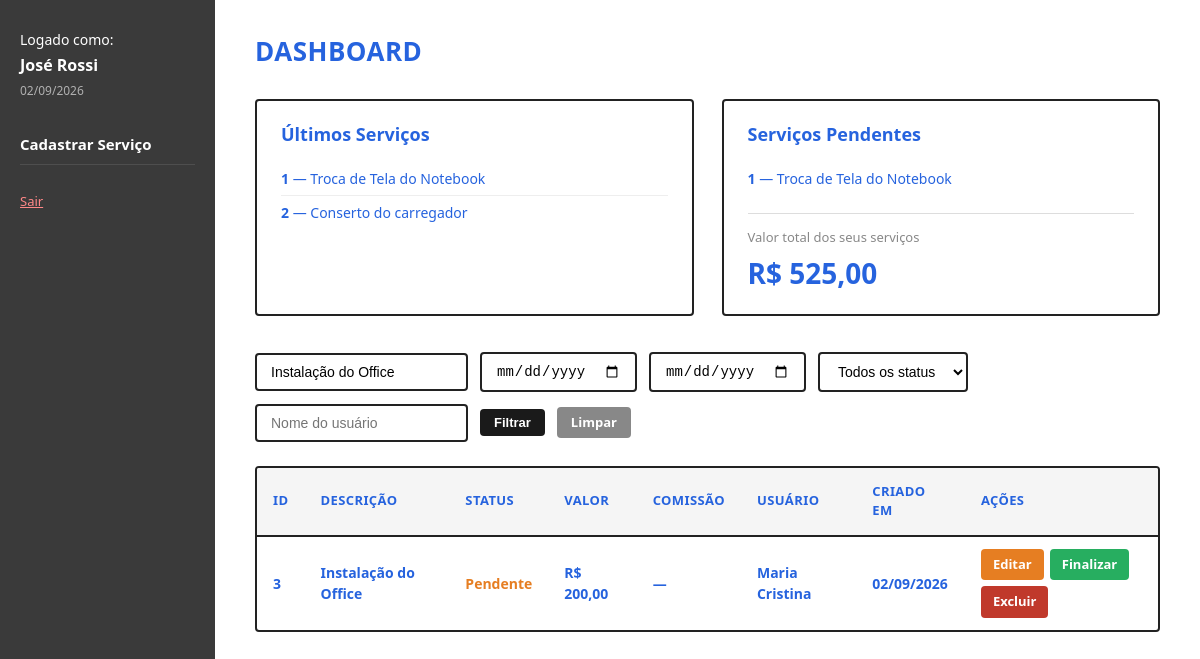
The page /dashboard.php?name=Instalação do Office (signed in) on the database its author committed.
### tables this page shows
CREATE TABLE IF NOT EXISTS `service` (
    `id_service`       BIGINT(20)     NOT NULL AUTO_INCREMENT,
    `description`      VARCHAR(45)    NOT NULL,
    `price`            DECIMAL(11,2)  NOT NULL,
    `created_at`       DATETIME       NOT NULL DEFAULT CURRENT_TIMESTAMP,
    `update_at`        DATETIME       NOT NULL DEFAULT CURRENT_TIMESTAMP ON UPDATE CURRENT_TIMESTAMP,
    `finished_at`      DATETIME                DEFAULT NULL,
    `commission_user`  DECIMAL(11,2)           DEFAULT NULL,
    `user_id_user`     BIGINT(20)     NOT NULL,
    PRIMARY KEY (`id_service`),
    CONSTRAINT `fk_service_user`
        FOREIGN KEY (`user_id_user`) REFERENCES `user` (`id_user`)
        ON DELETE CASCADE ON UPDATE CASCADE
);

CREATE TABLE IF NOT EXISTS `user` (
    `id_user`    BIGINT(20)    NOT NULL AUTO_INCREMENT,
    `name`       VARCHAR(150)  NOT NULL,
    `email`      VARCHAR(100)  NOT NULL UNIQUE,
    `password`   VARCHAR(45)   NOT NULL,         
    `created_at` DATETIME      NOT NULL DEFAULT CURRENT_TIMESTAMP,
    `update_at`  DATETIME      NOT NULL DEFAULT CURRENT_TIMESTAMP ON UPDATE CURRENT_TIMESTAMP,
    `ativo`      TINYINT(1)    NOT NULL DEFAULT 1,
    PRIMARY KEY (`id_user`)
);

### includes/functions.php (called while the page is built, shortened)
<?php
function sanitize(string $value): string
{
    return htmlspecialchars(strip_tags(trim($value)), ENT_QUOTES, 'UTF-8');
}
function formatMoney(float $value): string
{
    return 'R$ ' . number_format($value, 2, ',', '.');
}
function formatDate(?string $date): string
{
    return date('d/m/Y', strtotime($date));
}
function getStatus(?string $finishedAt): string
{
    return empty($finishedAt) ? 'Pendente' : 'Finalizado';
}

### dashboard.php (the view, shortened to what this page needs)
<?php
require_once 'includes/functions.php';
$conn = getConnection();
$filterName   = sanitize($_GET['name']    ?? '');
$filterUser   = sanitize($_GET['user']    ?? '');
$filterFrom   = sanitize($_GET['from']    ?? '');
$filterTo     = sanitize($_GET['to']      ?? '');
$where  = ' WHERE 1=1 ';
$params = [];
$types  = '';
if ($filterName) {
    $like    = '%' . $filterName . '%';
    $where  .= ' AND s.description LIKE ? ';
    $params[] = $like;
    $types   .= 's';
}
$sql = "SELECT s.*, u.name AS user_name, u.email AS user_email
        FROM service s
        INNER JOIN user u ON u.id_user = s.user_id_user
        {$where}
        ORDER BY s.created_at DESC";
$stmt = $conn->prepare($sql);
if ($params) {
    $stmt->bind_param($types, ...$params);
}
$stmt->execute();
$services = $stmt->get_result()->fetch_all(MYSQLI_ASSOC);
$stmtTotal = $conn->prepare(
    "SELECT COALESCE(SUM(price), 0) AS total
     FROM service WHERE user_id_user = ?"
);
$stmtTotal->bind_param('i', $_SESSION['user_id']);
$stmtTotal->execute();
$totalRow = $stmtTotal->get_result()->fetch_assoc();
$stmtLast = $conn->prepare(
    "SELECT id_service, description, finished_at
     FROM service WHERE user_id_user = ?
     ORDER BY created_at DESC LIMIT 5"
);
$stmtLast->bind_param('i', $_SESSION['user_id']);
$stmtLast->execute();
$lastServices = $stmtLast->get_result()->fetch_all(MYSQLI_ASSOC);
$stmtPend = $conn->prepare(
    "SELECT id_service, description
     FROM service WHERE user_id_user = ? AND finished_at IS NULL
     ORDER BY created_at DESC LIMIT 5"
);
$stmtPend->bind_param('i', $_SESSION['user_id']);
$stmtPend->execute();
$pendingServices = $stmtPend->get_result()->fetch_all(MYSQLI_ASSOC);
?>
<!DOCTYPE html>
<html lang="pt-BR">
<head>
    <link rel="stylesheet" href="assets/css/style.css">
</head>
<body>
<div class="layout">
    <aside class="sidebar">
        <div class="sidebar__user">
            Logado como:<br>
            <span><?= htmlspecialchars($_SESSION['user_name']) ?></span>
            <small style="display:block;opacity:.6;font-size:12px;margin-top:2px;">
                <?= date('d/m/Y') ?>
            </small>
        </div>
        <nav>
            <a href="service_new.php">Cadastrar Serviço</a>
        </nav>
        <div class="sidebar__logout">
            <a href="logout.php">Sair</a>
        </div>
    </aside>
    <main class="main">
        <h1>Dashboard</h1>
        <div class="summary-grid">
            <div class="summary-card">
                <h2>Últimos Serviços</h2>
                <?php if ($lastServices): ?>
                <ul>
                    <?php foreach ($lastServices as $ls): ?>
                    <li>
                        <strong><?= $ls['id_service'] ?></strong>
                        — <?= htmlspecialchars($ls['description']) ?>
                    </li>
                    <?php endforeach; ?>
                </ul>
                <?php else: ?>
                    <p style="color:var(--color-muted)">Nenhum serviço registrado.</p>
                <?php endif; ?>
            </div>
            <div class="summary-card">
                <h2>Serviços Pendentes</h2>
                <?php if ($pendingServices): ?>
                <ul>
                    <?php foreach ($pendingServices as $ps): ?>
                    <li>
                        <strong><?= $ps['id_service'] ?></strong>
                        — <?= htmlspecialchars($ps['description']) ?>
                    </li>
                    <?php endforeach; ?>
                </ul>
                <?php else: ?>
                    <p style="color:var(--color-muted)">Nenhum serviço pendente.</p>
                <?php endif; ?>
                <div style="margin-top:18px;border-top:1px solid #ddd;padding-top:14px;">
                    <div style="font-size:13px;color:var(--color-muted);margin-bottom:4px;">
                        Valor total dos seus serviços
                    </div>
                    <div class="summary-card__total">
                        <?= formatMoney((float)$totalRow['total']) ?>
                    </div>
                </div>
            </div>
        </div>
        <form method="GET" action="dashboard.php" class="filters">
            <input
                type="text"
                name="name"
                placeholder="Nome do serviço"
                value="<?= htmlspecialchars($filterName) ?>"
            >
            <input
                type="date"
                name="from"
                value="<?= htmlspecialchars($filterFrom) ?>"
                title="Data inicial"
            >
            <input
                type="date"
                name="to"
                value="<?= htmlspecialchars($filterTo) ?>"
                title="Data final"
            >
            <select name="status">
                <option value="">Todos os status</option>
            </select>
            <input
                type="text"
                name="user"
                placeholder="Nome do usuário"
                value="<?= htmlspecialchars($filterUser) ?>"
            >
            <button type="submit" class="btn btn--primary btn--sm">Filtrar</button>
            <a href="dashboard.php" class="btn btn--sm" style="background:#888;color:#fff;">Limpar</a>
        </form>
        <div class="table-wrap">
            <table>
                <thead>
                    <tr>
                        <th>ID</th>
                        <th>Descrição</th>
                        <th>Status</th>
                        <th>Valor</th>
                        <th>Comissão</th>
                        <th>Usuário</th>
                        <th>Criado em</th>
                        <th>Ações</th>
                    </tr>
                </thead>
                <tbody>
                <?php if ($services): ?>
                    <?php foreach ($services as $svc): ?>
                    <?php $status = getStatus($svc['finished_at']); ?>
                    <tr>
                        <td><?= $svc['id_service'] ?></td>
                        <td><?= htmlspecialchars($svc['description']) ?></td>
                        <td>
                            <span class="status-<?= strtolower($status) ?>">
                                <?= $status ?>
                            </span>
                        </td>
                        <td><?= formatMoney((float)$svc['price']) ?></td>
                        <td>
                            <?= $svc['commission_user']
                                ? formatMoney((float)$svc['commission_user'])
                                : '—' ?>
                        </td>
                        <td><?= htmlspecialchars($svc['user_name']) ?></td>
                        <td><?= formatDate($svc['created_at']) ?></td>
                        <td>
                            <div class="actions">
                                <a href="service_edit.php?id=<?= $svc['id_service'] ?>"
                                   class="btn btn--warn">Editar</a>
                                <?php if (!$svc['finished_at']): ?>
                                <a href="actions/finish_service.php?id=<?= $svc['id_service'] ?>"
                                   class="btn btn--ok js-confirm-finish">Finalizar</a>
                                <?php endif; ?>
                                <a href="actions/delete_service.php?id=<?= $svc['id_service'] ?>"
                                   class="btn btn--danger js-confirm-delete">Excluir</a>
                            </div>
                        </td>
                    </tr>
                    <?php endforeach; ?>
                <?php endif; ?>
                </tbody>
            </table>
        </div>
    </main>
</div>
</body>
</html>

### assets/css/style.css (style rules this page uses)
*, *::before, *::after { box-sizing: border-box; margin: 0; padding: 0; }
:root { --color-bg: #ffffff; --color-surface: #f5f5f5; --color-border: #222222; --color-sidebar: #3a3a3a; --color-sidebar-text: #ffffff; --color-btn: #1a1a1a; --color-btn-text: #ffffff; --color-btn-danger:#c0392b; --color-btn-warn: #e67e22; --color-btn-ok: #27ae60; --color-link: #2563eb; --color-text: #2663de; --color-muted: #888888; --color-error-bg: #fdecea; --color-error-txt: #c0392b; --color-success-bg:#eafaf1; --color-success-txt:#27ae60; --font-main: 'Segoe UI', Arial, sans-serif; --radius: 4px; }
body { font-family: var(--font-main); background: var(--color-bg); color: var(--color-text); font-size: 15px; line-height: 1.5; }
.btn { display: inline-block; padding: 14px 28px; border: none; border-radius: var(--radius); font-size: 15px; font-weight: 600; cursor: pointer; text-decoration: none; transition: opacity .15s; }
.btn--primary { background: var(--color-btn); color: var(--color-btn-text); }
.btn--danger { background: var(--color-btn-danger);color: #fff; padding: 6px 12px; font-size: 13px; }
.btn--warn { background: var(--color-btn-warn); color: #fff; padding: 6px 12px; font-size: 13px; }
.btn--ok { background: var(--color-btn-ok); color: #fff; padding: 6px 12px; font-size: 13px; }
.btn--sm { padding: 6px 14px; font-size: 13px; }
.layout { display: flex; min-height: 100vh; }
.sidebar { width: 215px; min-width: 215px; background: var(--color-sidebar); color: var(--color-sidebar-text); padding: 28px 20px; display: flex; flex-direction: column; gap: 24px; }
.sidebar__user { font-size: 14px; line-height: 1.7; }
.sidebar__user span { display: block; font-weight: 700; font-size: 16px; }
.sidebar nav a { display: block; color: var(--color-sidebar-text); font-weight: 700; font-size: 15px; text-decoration: none; padding: 8px 0; border-bottom: 1px solid rgba(255,255,255,.1); }
.sidebar__logout a { color: #ff8888; font-size: 13px; text-decoration: underline; }
.main { flex: 1; padding: 32px 40px; overflow-x: auto; }
.main h1 { font-size: 26px; font-weight: 800; margin-bottom: 28px; text-transform: uppercase; letter-spacing: .5px; }
.summary-grid { display: grid; grid-template-columns: 1fr 1fr; gap: 28px; margin-bottom: 36px; }
.summary-card { border: 2px solid var(--color-border); border-radius: var(--radius); padding: 20px 24px; }
.summary-card h2 { font-size: 18px; font-weight: 700; margin-bottom: 14px; }
.summary-card__total { font-size: 28px; font-weight: 800; }
.summary-card ul { list-style: none; padding: 0; }
.summary-card ul li { padding: 6px 0; border-bottom: 1px solid #eee; font-size: 14px; }
.summary-card ul li:last-child { border-bottom: none; }
.filters { display: flex; gap: 12px; align-items: center; flex-wrap: wrap; margin-bottom: 24px; }
.filters input, .filters select { padding: 9px 14px; border: 2px solid var(--color-border); border-radius: var(--radius); font-size: 14px; background: var(--color-bg); outline: none; }
.table-wrap { border: 2px solid var(--color-border); border-radius: var(--radius); overflow-x: auto; }
table { width: 100%; border-collapse: collapse; }
table th { text-align: left; padding: 14px 16px; font-size: 13px; font-weight: 700; text-transform: uppercase; letter-spacing: .4px; background: var(--color-surface); border-bottom: 2px solid var(--color-border); }
table td { padding: 12px 16px; font-size: 14px; font-weight: 600; border-bottom: 1px solid #e8e8e8; vertical-align: middle; }
table tr:last-child td { border-bottom: none; }
.status-pendente { color: var(--color-btn-warn); }
.actions { display: flex; gap: 6px; flex-wrap: wrap; }

### rows shown on the page
service: id_service "1", description "Troca de Tela do Notebook"
service: id_service "2", description "Conserto do carregador"
service: id_service "3", description "Instalação do Office", finished_at "Pendente", price "R$ 200,00", user_id_user.name "Maria Cristina", created_at "02/09/2026"

### other values the page prints
$_SESSION['user_name'] "José Rossi"
formatMoney((float)$totalRow['total']) "R$ 525,00"
